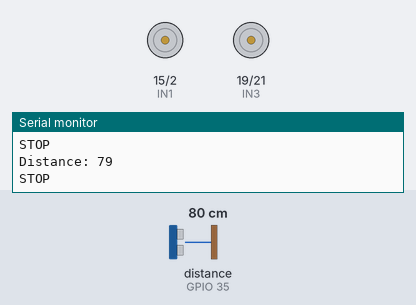
Bench run of a sketch on a simulated ESP32. On the bench: motor-driver pin pairs drawn as motors (green arrow = first pin HIGH = forward, orange = second pin HIGH = backward, longer = more drive), the last lines printed to the serial monitor. Wiring (inferred from the names in the program): ultrasonic range finder: trigger GPIO 34; echo GPIO 35. Inputs (shaded band) come from the test bench; at power-on: distance to the obstacle (sensor on GPIO 35) 80 cm. The echo pulse lasts 58.3 µs per cm.

Above: at 1.8 s.
1.9 s: distance to the obstacle (sensor on GPIO 35) set to 33 cm
3.4 s: distance to the obstacle (sensor on GPIO 35) set to 28 cm
At 4.5 s:
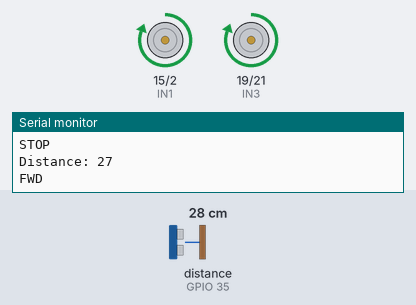
11.6 s: distance to the obstacle (sensor on GPIO 35) set to 35 cm
At 12.6 s:
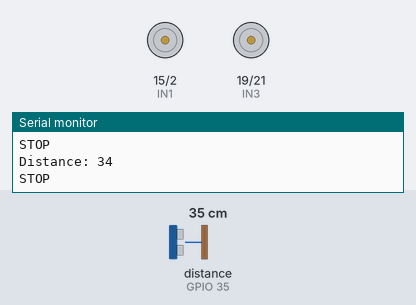
13.1 s: distance to the obstacle (sensor on GPIO 35) set to 2 cm
At 18.11 s:
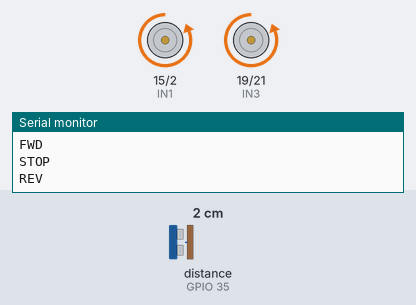
Timing chart, 0 to 18.2 s (numbered marks = the images above; inputs shaded):
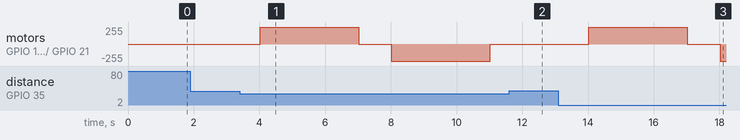

Measured:
- the behaviour switches between 32 and 31 cm on distance to the obstacle (sensor on GPIO 35) (found by bisection; images 0 and 1)
- after the input at 3.4 s, motor on GPIO 15 (IN1) / GPIO 2 (IN2), motor on GPIO 19 (IN3) / GPIO 21 (IN4): stopped → forward 255/255 after 0.62 s, → stopped 3.0 s later, → backward 255/255 1.0 s later, → stopped 3.0 s later
- after the input at 11.6 s, motor on GPIO 15 (IN1) / GPIO 2 (IN2), motor on GPIO 19 (IN3) / GPIO 21 (IN4): stays stopped (without the input it goes to forward 255/255 after 0.42 s)
- after the input at 13.1 s, motor on GPIO 15 (IN1) / GPIO 2 (IN2), motor on GPIO 19 (IN3) / GPIO 21 (IN4): stopped → forward 255/255 after 0.92 s, → stopped 3.0 s later, → backward 255/255 1.0 s later

The sketch:

2DC_MOTOR.ino
```cpp
// the number of the LED pin
const int IN1 = 15;
const int IN2 = 2;
const int IN3 = 19;
const int IN4 = 21;
// setting PWM properties
const int freq = 10000;
const int CH1 = 0;
const int CH2 = 1;
const int CH3 = 2;
const int CH4 = 4;
const int resolution = 4;

// ultrasonic pin setup
const int TRIG_PIN = 34;
const int ECHO_PIN = 35;

long duration;
int distance;

void setup(){
  // ultrasonic setup
  pinMode(TRIG_PIN, OUTPUT);
  pinMode(ECHO_PIN, INPUT);

  // configure LED PWM functionalitites
  ledcSetup(CH1, freq, resolution);
  ledcSetup(CH2, freq, resolution);
  ledcSetup(CH3, freq, resolution);
  ledcSetup(CH4, freq, resolution);

  // attach the channel to the GPIO to be controlled
  ledcAttachPin(IN1, CH1);
  ledcAttachPin(IN2, CH2);
  ledcAttachPin(IN3, CH3);
  ledcAttachPin(IN4, CH4);
  Serial.begin(9600);
}

void loop(){
    digitalWrite(TRIG_PIN, LOW);
    delayMicroseconds(2);
    digitalWrite(TRIG_PIN, HIGH);
    delayMicroseconds(10);
    digitalWrite(TRIG_PIN, LOW);

    duration = pulseIn(ECHO_PIN, HIGH);

    distance = duration * 0.034 / 2;
    Serial.print("Distance: ");
    Serial.println(distance);

    int dutyCycleFull = 100;
    int dutyCycleZero = 0;

    if (distance >30){
      ledcWrite(CH1, dutyCycleZero);
      ledcWrite(CH3, dutyCycleZero);
      Serial.println("STOP ");
      delay(1000);
    }
    else{
    ledcWrite(CH1, dutyCycleFull);
    ledcWrite(CH3, dutyCycleFull);
    Serial.println("FWD ");
    delay(3000);

    ledcWrite(CH1, dutyCycleZero);
    ledcWrite(CH3, dutyCycleZero);
    Serial.println("STOP ");
    delay(1000);

    ledcWrite(CH2, dutyCycleFull);
    ledcWrite(CH4, dutyCycleFull);
    Serial.println("REV ");
    delay(3000);

    ledcWrite(CH2, dutyCycleZero);
    ledcWrite(CH4, dutyCycleZero);
    Serial.println("STOP ");
    delay(1000);
}
}
```
